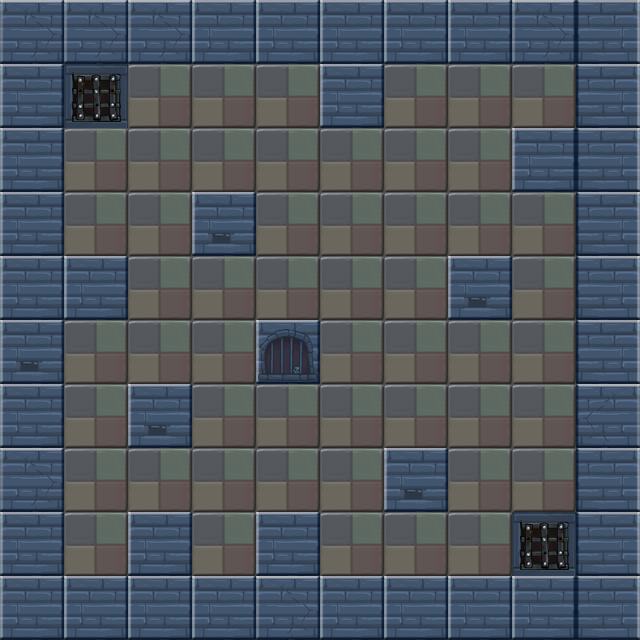

The image is a tile-based game level rendered from a .tmx file. Its description and source (layers, tilesets, objects; grid data summarised) follow:
An orthogonal 10x10 tile map with 64x64 px tiles, 2 tile layers (bg1, fg1) and 21 objects (14x wall, 4x enemy, player, door, key).

<map version="1.0" orientation="orthogonal" renderorder="right-down" width="10" height="10" tilewidth="64" tileheight="64">
 <properties>
  <property name="maxStep" value="25" />
 </properties>
 <tileset firstgid="1" name="lv3map" tilewidth="64" tileheight="64">
  <image source="lv3map.png" width="256" height="256" />
 </tileset>
 <layer name="bg1" width="10" height="10">
  <data>[100 cells, 100 non-empty, 5 distinct tile ids]</data>
 </layer>
 <layer name="fg1" width="10" height="10">
  <data>[100 cells, 10 non-empty, 4 distinct tile ids]</data>
 </layer>
 <objectgroup name="obj1">
  <object name="wall" x="0" y="0" width="640" height="64" />
  <object name="wall" x="0" y="0" width="64" height="576" />
  <object name="wall" x="0" y="576" width="640" height="64" />
  <object name="wall" x="384" y="448" width="64" height="64" />
  <object name="wall" x="128" y="384" width="64" height="64" />
  <object name="wall" x="0" y="256" width="128" height="64" />
  <object name="wall" x="576" y="0" width="64" height="576" />
  <object name="wall" x="256" y="320" width="64" height="64" />
  <object name="wall" x="192" y="192" width="64" height="64" />
  <object name="wall" x="256" y="512" width="64" height="192" />
  <object name="wall" x="128" y="512" width="64" height="128" />
  <object name="player" x="64" y="512" width="64" height="64" />
  <object name="enemy" x="448" y="192" width="64" height="64" />
  <object name="enemy" x="448" y="512" width="64" height="64" />
  <object name="door" x="512" y="64" width="64" height="64" />
  <object name="key" x="64" y="64" width="64" height="64">
   <properties>
    <property name="active" value="false" />
   </properties>
  </object>
  <object name="enemy" x="192" y="512" width="64" height="64" />
  <object name="enemy" x="64" y="192" width="64" height="64" />
  <object name="wall" x="320" y="0" width="64" height="128" />
  <object name="wall" x="448" y="256" width="64" height="64" />
  <object name="wall" x="512" y="128" width="128" height="64" />
 </objectgroup>
</map>
